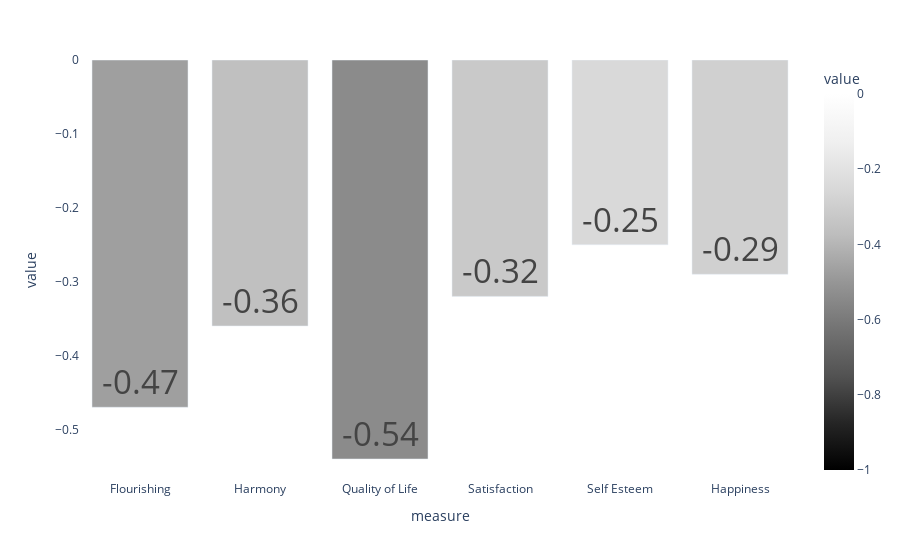

Notebook code for this chart:
### Code cell
# df = px.data.gapminder().query("continent == 'Europe' and year == 2007 and pop > 2.e6")
fig = px.bar(df, y='value', x='measure', color='value', color_continuous_scale=px.colors.sequential.Greys_r,
             range_color= (-1,0),
             text='value',
            )
fig.update_traces(textfont_size=33, textangle=0, textposition="inside", cliponaxis=False)
fig.update_layout(
                                plot_bgcolor='rgba(0, 0, 0, 0)',
                                paper_bgcolor='rgba(0, 0, 0, 0)',
                            )


fig.show()

### Figure 1 — Plotly figure (JSON) as saved in the notebook; plotly's stock layout.template omitted (floating-point values rounded to 4 significant figures)
{"data": [{"alignmentgroup": "True", "cliponaxis": false, "hovertemplate": "measure=%{x}<br>value=%{marker.color}<extra></extra>", "legendgroup": "", "marker": {"color": [-0.47, -0.36, -0.54, -0.32, -0.25, -0.29], "coloraxis": "coloraxis"}, "name": "", "offsetgroup": "", "orientation": "v", "showlegend": false, "text": [-0.47, -0.36, -0.54, -0.32, -0.25, -0.29], "textangle": 0, "textfont": {"size": 33}, "textposition": "inside", "type": "bar", "x": ["Flourishing", "Harmony", "Quality of Life", "Satisfaction", "Self Esteem", "Happiness"], "xaxis": "x", "y": [-0.47, -0.36, -0.54, -0.32, -0.25, -0.29], "yaxis": "y"}], "layout": {"autosize": true, "barmode": "relative", "coloraxis": {"cmax": 0, "cmin": -1, "colorbar": {"title": {"text": "value"}}, "colorscale": [[0, "rgb(0, 0, 0)"], [0.125, "rgb(37,37,37)"], [0.25, "rgb(82,82,82)"], [0.375, "rgb(115,115,115)"], [0.5, "rgb(150,150,150)"], [0.625, "rgb(189,189,189)"], [0.75, "rgb(217,217,217)"], [0.875, "rgb(240,240,240)"], [1, "rgb(255,255,255)"]]}, "legend": {"tracegroupgap": 0}, "margin": {"t": 60}, "paper_bgcolor": "rgba(0, 0, 0, 0)", "plot_bgcolor": "rgba(0, 0, 0, 0)", "xaxis": {"anchor": "y", "autorange": true, "domain": [0, 1], "range": [-0.5, 5.5], "title": {"text": "measure"}, "type": "category"}, "yaxis": {"anchor": "x", "autorange": true, "domain": [0, 1], "range": [-0.5684, 0], "title": {"text": "value"}, "type": "linear"}}}
